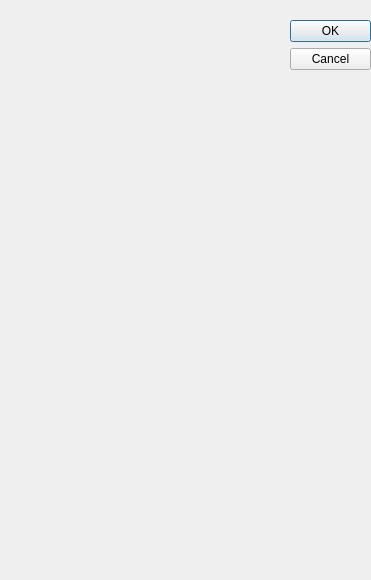
<?xml version="1.0" encoding="UTF-8"?>
<ui version="4.0">
 <class>Dialog</class>
 <widget class="QDialog" name="Dialog">
  <property name="geometry">
   <rect>
    <x>0</x>
    <y>0</y>
    <width>371</width>
    <height>580</height>
   </rect>
  </property>
  <property name="windowTitle">
   <string>Dialog</string>
  </property>
  <widget class="QDialogButtonBox" name="buttonBox">
   <property name="geometry">
    <rect>
     <x>290</x>
     <y>20</y>
     <width>81</width>
     <height>241</height>
    </rect>
   </property>
   <property name="orientation">
    <enum>Qt::Vertical</enum>
   </property>
   <property name="standardButtons">
    <set>QDialogButtonBox::Cancel|QDialogButtonBox::Ok</set>
   </property>
  </widget>
  <widget class="QWidget" name="widget" native="true">
   <property name="geometry">
    <rect>
     <x>50</x>
     <y>30</y>
     <width>211</width>
     <height>491</height>
    </rect>
   </property>
  </widget>
 </widget>
 <resources/>
 <connections>
  <connection>
   <sender>buttonBox</sender>
   <signal>accepted()</signal>
   <receiver>Dialog</receiver>
   <slot>accept()</slot>
   <hints>
    <hint type="sourcelabel">
     <x>248</x>
     <y>254</y>
    </hint>
    <hint type="destinationlabel">
     <x>157</x>
     <y>274</y>
    </hint>
   </hints>
  </connection>
  <connection>
   <sender>buttonBox</sender>
   <signal>rejected()</signal>
   <receiver>Dialog</receiver>
   <slot>reject()</slot>
   <hints>
    <hint type="sourcelabel">
     <x>316</x>
     <y>260</y>
    </hint>
    <hint type="destinationlabel">
     <x>286</x>
     <y>274</y>
    </hint>
   </hints>
  </connection>
 </connections>
</ui>
